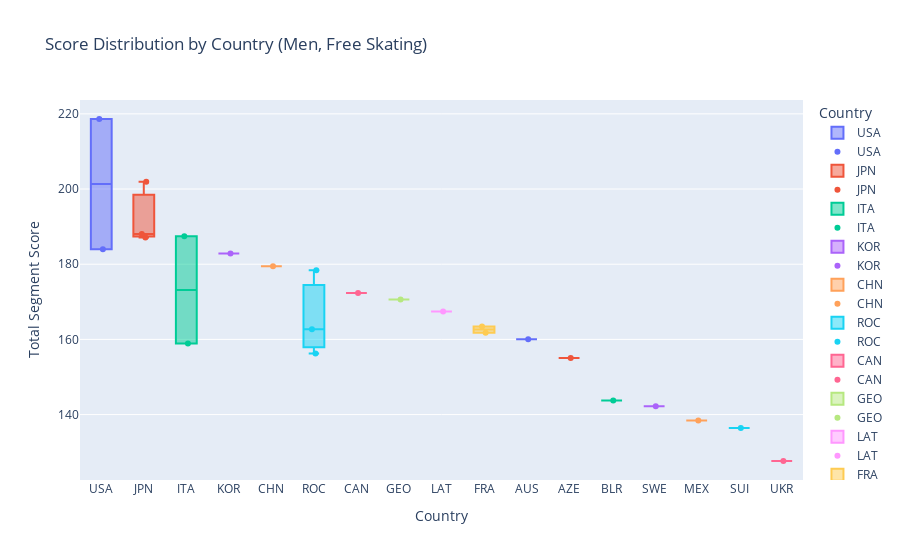

Source (notebook cell):
### Code cell
men_free = df_skaters[(df_skaters['category'] == 'Men Single Skating') & (df_skaters['segment'] == 'Free Skating')]

fig = px.box(
    men_free,
    x='noc',
    y='total_segment_score',
    color='noc',
    title='Score Distribution by Country (Men, Free Skating)',
    labels={'noc': 'Country', 'total_segment_score': 'Total Segment Score'},
    hover_data=['skater_name_1']
)

strip_fig = px.strip(
    men_free,
    x='noc',
    y='total_segment_score',
    color='noc',
    hover_data=['skater_name_1']
)

for trace in strip_fig.data:
    fig.add_trace(trace)

fig.show()

### Figure 1 — Plotly figure (JSON) as saved in the notebook; plotly's stock layout.template omitted (floating-point values rounded to 4 significant figures)
{"data": [{"alignmentgroup": "True", "customdata": [["CHEN Nathan"], ["BROWN Jason"]], "hovertemplate": "Country=%{x}<br>Total Segment Score=%{y}<br>skater_name_1=%{customdata[0]}<extra></extra>", "legendgroup": "USA", "marker": {"color": "#636efa"}, "name": "USA", "notched": false, "offsetgroup": "USA", "orientation": "v", "showlegend": true, "type": "box", "x": ["USA", "USA"], "x0": " ", "xaxis": "x", "y": [218.6, 184.0], "y0": " ", "yaxis": "y"}, {"alignmentgroup": "True", "customdata": [["KAGIYAMA Yuma"], ["HANYU Yuzuru"], ["UNO Shoma"]], "hovertemplate": "Country=%{x}<br>Total Segment Score=%{y}<br>skater_name_1=%{customdata[0]}<extra></extra>", "legendgroup": "JPN", "marker": {"color": "#EF553B"}, "name": "JPN", "notched": false, "offsetgroup": "JPN", "orientation": "v", "showlegend": true, "type": "box", "x": ["JPN", "JPN", "JPN"], "x0": " ", "xaxis": "x", "y": [201.9, 188.1, 187.1], "y0": " ", "yaxis": "y"}, {"alignmentgroup": "True", "customdata": [["GRASSL Daniel"], ["RIZZO Matteo"]], "hovertemplate": "Country=%{x}<br>Total Segment Score=%{y}<br>skater_name_1=%{customdata[0]}<extra></extra>", "legendgroup": "ITA", "marker": {"color": "#00cc96"}, "name": "ITA", "notched": false, "offsetgroup": "ITA", "orientation": "v", "showlegend": true, "type": "box", "x": ["ITA", "ITA"], "x0": " ", "xaxis": "x", "y": [187.4, 158.9], "y0": " ", "yaxis": "y"}, {"alignmentgroup": "True", "customdata": [["CHA Junhwan"]], "hovertemplate": "Country=%{x}<br>Total Segment Score=%{y}<br>skater_name_1=%{customdata[0]}<extra></extra>", "legendgroup": "KOR", "marker": {"color": "#ab63fa"}, "name": "KOR", "notched": false, "offsetgroup": "KOR", "orientation": "v", "showlegend": true, "type": "box", "x": ["KOR"], "x0": " ", "xaxis": "x", "y": [182.9], "y0": " ", "yaxis": "y"}, {"alignmentgroup": "True", "customdata": [["JIN Boyang"]], "hovertemplate": "Country=%{x}<br>Total Segment Score=%{y}<br>skater_name_1=%{customdata[0]}<extra></extra>", "legendgroup": "CHN", "marker": {"color": "#FFA15A"}, "name": "CHN", "notched": false, "offsetgroup": "CHN", "orientation": "v", "showlegend": true, "type": "box", "x": ["CHN"], "x0": " ", "xaxis": "x", "y": [179.4], "y0": " ", "yaxis": "y"}, {"alignmentgroup": "True", "customdata": [["SEMENENKO Evgeni"], ["KONDRATIUK Mark"], ["MOZALEV Andrei"]], "hovertemplate": "Country=%{x}<br>Total Segment Score=%{y}<br>skater_name_1=%{customdata[0]}<extra></extra>", "legendgroup": "ROC", "marker": {"color": "#19d3f3"}, "name": "ROC", "notched": false, "offsetgroup": "ROC", "orientation": "v", "showlegend": true, "type": "box", "x": ["ROC", "ROC", "ROC"], "x0": " ", "xaxis": "x", "y": [178.4, 162.7, 156.3], "y0": " ", "yaxis": "y"}, {"alignmentgroup": "True", "customdata": [["MESSING Keegan"]], "hovertemplate": "Country=%{x}<br>Total Segment Score=%{y}<br>skater_name_1=%{customdata[0]}<extra></extra>", "legendgroup": "CAN", "marker": {"color": "#FF6692"}, "name": "CAN", "notched": false, "offsetgroup": "CAN", "orientation": "v", "showlegend": true, "type": "box", "x": ["CAN"], "x0": " ", "xaxis": "x", "y": [172.4], "y0": " ", "yaxis": "y"}, {"alignmentgroup": "True", "customdata": [["KVITELASHVILI Morisi"]], "hovertemplate": "Country=%{x}<br>Total Segment Score=%{y}<br>skater_name_1=%{customdata[0]}<extra></extra>", "legendgroup": "GEO", "marker": {"color": "#B6E880"}, "name": "GEO", "notched": false, "offsetgroup": "GEO", "orientation": "v", "showlegend": true, "type": "box", "x": ["GEO"], "x0": " ", "xaxis": "x", "y": [170.6], "y0": " ", "yaxis": "y"}, {"alignmentgroup": "True", "customdata": [["VASILJEVS Deniss"]], "hovertemplate": "Country=%{x}<br>Total Segment Score=%{y}<br>skater_name_1=%{customdata[0]}<extra></extra>", "legendgroup": "LAT", "marker": {"color": "#FF97FF"}, "name": "LAT", "notched": false, "offsetgroup": "LAT", "orientation": "v", "showlegend": true, "type": "box", "x": ["LAT"], "x0": " ", "xaxis": "x", "y": [167.4], "y0": " ", "yaxis": "y"}, {"alignmentgroup": "True", "customdata": [["SIAO HIM FA Adam"], ["AYMOZ Kevin"]], "hovertemplate": "Country=%{x}<br>Total Segment Score=%{y}<br>skater_name_1=%{customdata[0]}<extra></extra>", "legendgroup": "FRA", "marker": {"color": "#FECB52"}, "name": "FRA", "notched": false, "offsetgroup": "FRA", "orientation": "v", "showlegend": true, "type": "box", "x": ["FRA", "FRA"], "x0": " ", "xaxis": "x", "y": [163.4, 161.8], "y0": " ", "yaxis": "y"}, {"alignmentgroup": "True", "customdata": [["KERRY Brendan"]], "hovertemplate": "Country=%{x}<br>Total Segment Score=%{y}<br>skater_name_1=%{customdata[0]}<extra></extra>", "legendgroup": "AUS", "marker": {"color": "#636efa"}, "name": "AUS", "notched": false, "offsetgroup": "AUS", "orientation": "v", "showlegend": true, "type": "box", "x": ["AUS"], "x0": " ", "xaxis": "x", "y": [160.0], "y0": " ", "yaxis": "y"}, {"alignmentgroup": "True", "customdata": [["LITVINTSEV Vladimir"]], "hovertemplate": "Country=%{x}<br>Total Segment Score=%{y}<br>skater_name_1=%{customdata[0]}<extra></extra>", "legendgroup": "AZE", "marker": {"color": "#EF553B"}, "name": "AZE", "notched": false, "offsetgroup": "AZE", "orientation": "v", "showlegend": true, "type": "box", "x": ["AZE"], "x0": " ", "xaxis": "x", "y": [155.0], "y0": " ", "yaxis": "y"}, {"alignmentgroup": "True", "customdata": [["MILYUKOV Konstantin"]], "hovertemplate": "Country=%{x}<br>Total Segment Score=%{y}<br>skater_name_1=%{customdata[0]}<extra></extra>", "legendgroup": "BLR", "marker": {"color": "#00cc96"}, "name": "BLR", "notched": false, "offsetgroup": "BLR", "orientation": "v", "showlegend": true, "type": "box", "x": ["BLR"], "x0": " ", "xaxis": "x", "y": [143.7], "y0": " ", "yaxis": "y"}, {"alignmentgroup": "True", "customdata": [["MAJOROV Nikolaj"]], "hovertemplate": "Country=%{x}<br>Total Segment Score=%{y}<br>skater_name_1=%{customdata[0]}<extra></extra>", "legendgroup": "SWE", "marker": {"color": "#ab63fa"}, "name": "SWE", "notched": false, "offsetgroup": "SWE", "orientation": "v", "showlegend": true, "type": "box", "x": ["SWE"], "x0": " ", "xaxis": "x", "y": [142.2], "y0": " ", "yaxis": "y"}, {"alignmentgroup": "True", "customdata": [["CARRILLO Donovan"]], "hovertemplate": "Country=%{x}<br>Total Segment Score=%{y}<br>skater_name_1=%{customdata[0]}<extra></extra>", "legendgroup": "MEX", "marker": {"color": "#FFA15A"}, "name": "MEX", "notched": false, "offsetgroup": "MEX", "orientation": "v", "showlegend": true, "type": "box", "x": ["MEX"], "x0": " ", "xaxis": "x", "y": [138.4], "y0": " ", "yaxis": "y"}, {"alignmentgroup": "True", "customdata": [["BRITSCHGI Lukas"]], "hovertemplate": "Country=%{x}<br>Total Segment Score=%{y}<br>skater_name_1=%{customdata[0]}<extra></extra>", "legendgroup": "SUI", "marker": {"color": "#19d3f3"}, "name": "SUI", "notched": false, "offsetgroup": "SUI", "orientation": "v", "showlegend": true, "type": "box", "x": ["SUI"], "x0": " ", "xaxis": "x", "y": [136.4], "y0": " ", "yaxis": "y"}, {"alignmentgroup": "True", "customdata": [["SHMURATKO Ivan"]], "hovertemplate": "Country=%{x}<br>Total Segment Score=%{y}<br>skater_name_1=%{customdata[0]}<extra></extra>", "legendgroup": "UKR", "marker": {"color": "#FF6692"}, "name": "UKR", "notched": false, "offsetgroup": "UKR", "orientation": "v", "showlegend": true, "type": "box", "x": ["UKR"], "x0": " ", "xaxis": "x", "y": [127.7], "y0": " ", "yaxis": "y"}, {"alignmentgroup": "True", "boxpoints": "all", "customdata": [["CHEN Nathan"], ["BROWN Jason"]], "fillcolor": "rgba(255,255,255,0)", "hoveron": "points", "hovertemplate": "noc=%{x}<br>total_segment_score=%{y}<br>skater_name_1=%{customdata[0]}<extra></extra>", "legendgroup": "USA", "line": {"color": "rgba(255,255,255,0)"}, "marker": {"color": "#636efa"}, "name": "USA", "offsetgroup": "USA", "orientation": "v", "pointpos": 0, "showlegend": true, "type": "box", "x": ["USA", "USA"], "x0": " ", "xaxis": "x", "y": [218.6, 184.0], "y0": " ", "yaxis": "y"}, {"alignmentgroup": "True", "boxpoints": "all", "customdata": [["KAGIYAMA Yuma"], ["HANYU Yuzuru"], ["UNO Shoma"]], "fillcolor": "rgba(255,255,255,0)", "hoveron": "points", "hovertemplate": "noc=%{x}<br>total_segment_score=%{y}<br>skater_name_1=%{customdata[0]}<extra></extra>", "legendgroup": "JPN", "line": {"color": "rgba(255,255,255,0)"}, "marker": {"color": "#EF553B"}, "name": "JPN", "offsetgroup": "JPN", "orientation": "v", "pointpos": 0, "showlegend": true, "type": "box", "x": ["JPN", "JPN", "JPN"], "x0": " ", "xaxis": "x", "y": [201.9, 188.1, 187.1], "y0": " ", "yaxis": "y"}, {"alignmentgroup": "True", "boxpoints": "all", "customdata": [["GRASSL Daniel"], ["RIZZO Matteo"]], "fillcolor": "rgba(255,255,255,0)", "hoveron": "points", "hovertemplate": "noc=%{x}<br>total_segment_score=%{y}<br>skater_name_1=%{customdata[0]}<extra></extra>", "legendgroup": "ITA", "line": {"color": "rgba(255,255,255,0)"}, "marker": {"color": "#00cc96"}, "name": "ITA", "offsetgroup": "ITA", "orientation": "v", "pointpos": 0, "showlegend": true, "type": "box", "x": ["ITA", "ITA"], "x0": " ", "xaxis": "x", "y": [187.4, 158.9], "y0": " ", "yaxis": "y"}, {"alignmentgroup": "True", "boxpoints": "all", "customdata": [["CHA Junhwan"]], "fillcolor": "rgba(255,255,255,0)", "hoveron": "points", "hovertemplate": "noc=%{x}<br>total_segment_score=%{y}<br>skater_name_1=%{customdata[0]}<extra></extra>", "legendgroup": "KOR", "line": {"color": "rgba(255,255,255,0)"}, "marker": {"color": "#ab63fa"}, "name": "KOR", "offsetgroup": "KOR", "orientation": "v", "pointpos": 0, "showlegend": true, "type": "box", "x": ["KOR"], "x0": " ", "xaxis": "x", "y": [182.9], "y0": " ", "yaxis": "y"}, {"alignmentgroup": "True", "boxpoints": "all", "customdata": [["JIN Boyang"]], "fillcolor": "rgba(255,255,255,0)", "hoveron": "points", "hovertemplate": "noc=%{x}<br>total_segment_score=%{y}<br>skater_name_1=%{customdata[0]}<extra></extra>", "legendgroup": "CHN", "line": {"color": "rgba(255,255,255,0)"}, "marker": {"color": "#FFA15A"}, "name": "CHN", "offsetgroup": "CHN", "orientation": "v", "pointpos": 0, "showlegend": true, "type": "box", "x": ["CHN"], "x0": " ", "xaxis": "x", "y": [179.4], "y0": " ", "yaxis": "y"}, {"alignmentgroup": "True", "boxpoints": "all", "customdata": [["SEMENENKO Evgeni"], ["KONDRATIUK Mark"], ["MOZALEV Andrei"]], "fillcolor": "rgba(255,255,255,0)", "hoveron": "points", "hovertemplate": "noc=%{x}<br>total_segment_score=%{y}<br>skater_name_1=%{customdata[0]}<extra></extra>", "legendgroup": "ROC", "line": {"color": "rgba(255,255,255,0)"}, "marker": {"color": "#19d3f3"}, "name": "ROC", "offsetgroup": "ROC", "orientation": "v", "pointpos": 0, "showlegend": true, "type": "box", "x": ["ROC", "ROC", "ROC"], "x0": " ", "xaxis": "x", "y": [178.4, 162.7, 156.3], "y0": " ", "yaxis": "y"}, {"alignmentgroup": "True", "boxpoints": "all", "customdata": [["MESSING Keegan"]], "fillcolor": "rgba(255,255,255,0)", "hoveron": "points", "hovertemplate": "noc=%{x}<br>total_segment_score=%{y}<br>skater_name_1=%{customdata[0]}<extra></extra>", "legendgroup": "CAN", "line": {"color": "rgba(255,255,255,0)"}, "marker": {"color": "#FF6692"}, "name": "CAN", "offsetgroup": "CAN", "orientation": "v", "pointpos": 0, "showlegend": true, "type": "box", "x": ["CAN"], "x0": " ", "xaxis": "x", "y": [172.4], "y0": " ", "yaxis": "y"}, {"alignmentgroup": "True", "boxpoints": "all", "customdata": [["KVITELASHVILI Morisi"]], "fillcolor": "rgba(255,255,255,0)", "hoveron": "points", "hovertemplate": "noc=%{x}<br>total_segment_score=%{y}<br>skater_name_1=%{customdata[0]}<extra></extra>", "legendgroup": "GEO", "line": {"color": "rgba(255,255,255,0)"}, "marker": {"color": "#B6E880"}, "name": "GEO", "offsetgroup": "GEO", "orientation": "v", "pointpos": 0, "showlegend": true, "type": "box", "x": ["GEO"], "x0": " ", "xaxis": "x", "y": [170.6], "y0": " ", "yaxis": "y"}, {"alignmentgroup": "True", "boxpoints": "all", "customdata": [["VASILJEVS Deniss"]], "fillcolor": "rgba(255,255,255,0)", "hoveron": "points", "hovertemplate": "noc=%{x}<br>total_segment_score=%{y}<br>skater_name_1=%{customdata[0]}<extra></extra>", "legendgroup": "LAT", "line": {"color": "rgba(255,255,255,0)"}, "marker": {"color": "#FF97FF"}, "name": "LAT", "offsetgroup": "LAT", "orientation": "v", "pointpos": 0, "showlegend": true, "type": "box", "x": ["LAT"], "x0": " ", "xaxis": "x", "y": [167.4], "y0": " ", "yaxis": "y"}, {"alignmentgroup": "True", "boxpoints": "all", "customdata": [["SIAO HIM FA Adam"], ["AYMOZ Kevin"]], "fillcolor": "rgba(255,255,255,0)", "hoveron": "points", "hovertemplate": "noc=%{x}<br>total_segment_score=%{y}<br>skater_name_1=%{customdata[0]}<extra></extra>", "legendgroup": "FRA", "line": {"color": "rgba(255,255,255,0)"}, "marker": {"color": "#FECB52"}, "name": "FRA", "offsetgroup": "FRA", "orientation": "v", "pointpos": 0, "showlegend": true, "type": "box", "x": ["FRA", "FRA"], "x0": " ", "xaxis": "x", "y": [163.4, 161.8], "y0": " ", "yaxis": "y"}, {"alignmentgroup": "True", "boxpoints": "all", "customdata": [["KERRY Brendan"]], "fillcolor": "rgba(255,255,255,0)", "hoveron": "points", "hovertemplate": "noc=%{x}<br>total_segment_score=%{y}<br>skater_name_1=%{customdata[0]}<extra></extra>", "legendgroup": "AUS", "line": {"color": "rgba(255,255,255,0)"}, "marker": {"color": "#636efa"}, "name": "AUS", "offsetgroup": "AUS", "orientation": "v", "pointpos": 0, "showlegend": true, "type": "box", "x": ["AUS"], "x0": " ", "xaxis": "x", "y": [160.0], "y0": " ", "yaxis": "y"}, {"alignmentgroup": "True", "boxpoints": "all", "customdata": [["LITVINTSEV Vladimir"]], "fillcolor": "rgba(255,255,255,0)", "hoveron": "points", "hovertemplate": "noc=%{x}<br>total_segment_score=%{y}<br>skater_name_1=%{customdata[0]}<extra></extra>", "legendgroup": "AZE", "line": {"color": "rgba(255,255,255,0)"}, "marker": {"color": "#EF553B"}, "name": "AZE", "offsetgroup": "AZE", "orientation": "v", "pointpos": 0, "showlegend": true, "type": "box", "x": ["AZE"], "x0": " ", "xaxis": "x", "y": [155.0], "y0": " ", "yaxis": "y"}, {"alignmentgroup": "True", "boxpoints": "all", "customdata": [["MILYUKOV Konstantin"]], "fillcolor": "rgba(255,255,255,0)", "hoveron": "points", "hovertemplate": "noc=%{x}<br>total_segment_score=%{y}<br>skater_name_1=%{customdata[0]}<extra></extra>", "legendgroup": "BLR", "line": {"color": "rgba(255,255,255,0)"}, "marker": {"color": "#00cc96"}, "name": "BLR", "offsetgroup": "BLR", "orientation": "v", "pointpos": 0, "showlegend": true, "type": "box", "x": ["BLR"], "x0": " ", "xaxis": "x", "y": [143.7], "y0": " ", "yaxis": "y"}, {"alignmentgroup": "True", "boxpoints": "all", "customdata": [["MAJOROV Nikolaj"]], "fillcolor": "rgba(255,255,255,0)", "hoveron": "points", "hovertemplate": "noc=%{x}<br>total_segment_score=%{y}<br>skater_name_1=%{customdata[0]}<extra></extra>", "legendgroup": "SWE", "line": {"color": "rgba(255,255,255,0)"}, "marker": {"color": "#ab63fa"}, "name": "SWE", "offsetgroup": "SWE", "orientation": "v", "pointpos": 0, "showlegend": true, "type": "box", "x": ["SWE"], "x0": " ", "xaxis": "x", "y": [142.2], "y0": " ", "yaxis": "y"}, {"alignmentgroup": "True", "boxpoints": "all", "customdata": [["CARRILLO Donovan"]], "fillcolor": "rgba(255,255,255,0)", "hoveron": "points", "hovertemplate": "noc=%{x}<br>total_segment_score=%{y}<br>skater_name_1=%{customdata[0]}<extra></extra>", "legendgroup": "MEX", "line": {"color": "rgba(255,255,255,0)"}, "marker": {"color": "#FFA15A"}, "name": "MEX", "offsetgroup": "MEX", "orientation": "v", "pointpos": 0, "showlegend": true, "type": "box", "x": ["MEX"], "x0": " ", "xaxis": "x", "y": [138.4], "y0": " ", "yaxis": "y"}, {"alignmentgroup": "True", "boxpoints": "all", "customdata": [["BRITSCHGI Lukas"]], "fillcolor": "rgba(255,255,255,0)", "hoveron": "points", "hovertemplate": "noc=%{x}<br>total_segment_score=%{y}<br>skater_name_1=%{customdata[0]}<extra></extra>", "legendgroup": "SUI", "line": {"color": "rgba(255,255,255,0)"}, "marker": {"color": "#19d3f3"}, "name": "SUI", "offsetgroup": "SUI", "orientation": "v", "pointpos": 0, "showlegend": true, "type": "box", "x": ["SUI"], "x0": " ", "xaxis": "x", "y": [136.4], "y0": " ", "yaxis": "y"}, {"alignmentgroup": "True", "boxpoints": "all", "customdata": [["SHMURATKO Ivan"]], "fillcolor": "rgba(255,255,255,0)", "hoveron": "points", "hovertemplate": "noc=%{x}<br>total_segment_score=%{y}<br>skater_name_1=%{customdata[0]}<extra></extra>", "legendgroup": "UKR", "line": {"color": "rgba(255,255,255,0)"}, "marker": {"color": "#FF6692"}, "name": "UKR", "offsetgroup": "UKR", "orientation": "v", "pointpos": 0, "showlegend": true, "type": "box", "x": ["UKR"], "x0": " ", "xaxis": "x", "y": [127.7], "y0": " ", "yaxis": "y"}], "layout": {"boxmode": "overlay", "legend": {"title": {"text": "Country"}, "tracegroupgap": 0}, "title": {"text": "Score Distribution by Country (Men, Free Skating)"}, "xaxis": {"anchor": "y", "categoryarray": ["USA", "JPN", "ITA", "KOR", "CHN", "ROC", "CAN", "GEO", "LAT", "FRA", "AUS", "AZE", "BLR", "SWE", "MEX", "SUI", "UKR"], "categoryorder": "array", "domain": [0, 1], "title": {"text": "Country"}}, "yaxis": {"anchor": "x", "domain": [0, 1], "title": {"text": "Total Segment Score"}}}}
